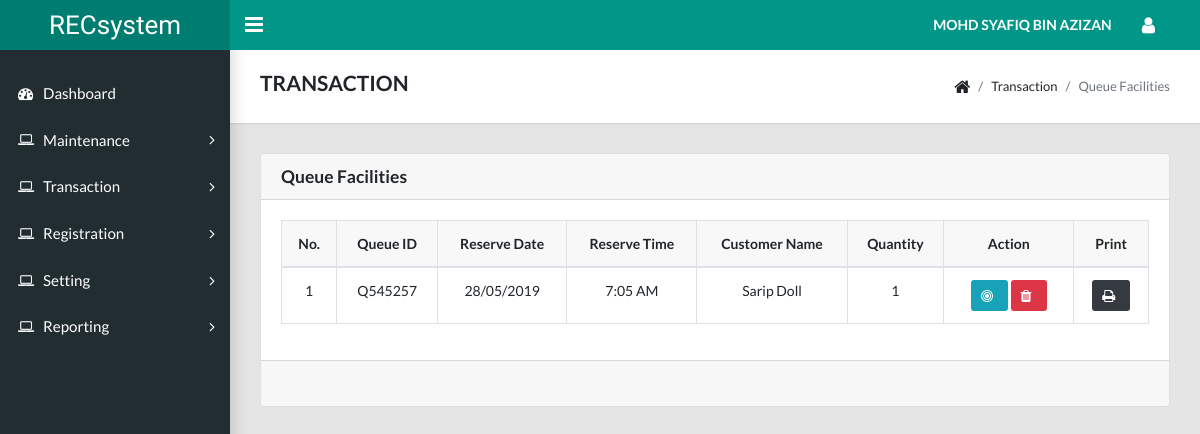
/manager/transaction_panel_queue_list.php (signed in), run on the app's committed database.
### tables this page shows
CREATE TABLE `user_manager` (
  `manager_id` int(11) NOT NULL,
  `manager_full` varchar(255) NOT NULL,
  `manager_email` varchar(255) NOT NULL,
  `manager_password` varchar(255) NOT NULL,
  `manager_phone` varchar(255) NOT NULL,
  `manager_address` varchar(255) DEFAULT NULL
);

CREATE TABLE `used_start` (
  `start_id` int(11) NOT NULL,
  `start_random` varchar(255) NOT NULL,
  `start_date` datetime NOT NULL,
  `cust_id` int(11) NOT NULL
);

CREATE TABLE `user_customer` (
  `cust_id` int(11) NOT NULL,
  `cust_ic` varchar(255) NOT NULL,
  `cust_name` varchar(255) NOT NULL,
  `cust_email` varchar(255) NOT NULL,
  `cust_password` varchar(255) NOT NULL,
  `cust_contact` varchar(255) NOT NULL,
  `cust_gender` varchar(11) DEFAULT NULL,
  `cust_age` int(11) DEFAULT NULL,
  `cust_address` varchar(255) DEFAULT NULL,
  `cust_register` datetime NOT NULL,
  `staff_id` int(11) DEFAULT NULL
);

### manager/transaction_panel_queue_list.php (the view, shortened to what this page needs)
<?php include "header.php"; ?>
<?php include "navbar.php"; ?>
<?php include "sidebar.php"; ?>
<?php include "dbconnection.php"; ?>
<body class="app sidebar-mini rtl">
  <main class="app-content">
    <div class="app-title">
      <div>
        <h4>TRANSACTION</h4><small><span id="date_time"></span></small>
      </div>
      <ul class="app-breadcrumb breadcrumb side">
        <li class="breadcrumb-item"><i class="fa fa-home fa-lg"></i></li>
        <li class="breadcrumb-item">Transaction</li>
        <li class="breadcrumb-item active">Queue Facilities</li>
      </ul>
    </div>
    <div class="row">
      <div class="col-md-12">
        <div class="bs-component">
          <div class="card">
            <h5 class="card-header">Queue Facilities</h5>
            <div class="card-body">
              <table class="table table-hover table-bordered" id="data-table">
                <thead bgcolor=#f8f8f8>
                  <tr align="center">
                    <th>No.</th>
                    <th>Queue ID</th>
                    <th>Reserve Date</th>
                    <th>Reserve Time</th>
                    <th>Customer Name</th>
                    <th>Quantity</th>
                    <th width="15%">Action</th>
                    <th>Print</th>
                  </tr>
                </thead>
                <tbody>
                  <?php
                  $list_status = 0;
                  $u=0;
                  $stmt = $conn->prepare("SELECT DISTINCT start.start_id as start_id, start.start_random as start_random, start.start_date as start_date, customer.cust_name as cust_name, COUNT(list.list_id) AS a
                  FROM `used_list` AS list
                  JOIN `used_start` AS start ON list.start_id=start.start_id
                  JOIN `user_customer` AS customer ON start.cust_id=customer.cust_id
                  AND list.list_status=? GROUP BY list.start_id ORDER BY start.start_id DESC");
                  $stmt->bind_param("s", $list_status);
                  $stmt->execute();
                  $result = $stmt->get_result();
                  while($row = $result->fetch_assoc())
                  {
                    $start_id = $row['start_id'];
                    $start_random = $row['start_random'];
                    $cust_name = $row['cust_name'];
                    $start_date = date_format(date_create($row['start_date']), 'd/m/Y');
                    $start_time = date_format(date_create($row['start_date']), 'g:i A');
                    $a = $row['a'];
                    $u++;
                    ?>
                    <tr align="center">
                      <td><?php echo $u; ?></td>
                      <td><?php echo $start_random; ?></td>
                      <td><?php echo $start_date; ?></td>
                      <td><?php echo $start_time; ?></td>
                      <td><?php echo $cust_name; ?></td>
                      <td><?php echo $a; ?></td>
                      <td>
                        <a href="#view<?php echo $start_id; ?>" data-toggle="modal" class="btn btn-info btn-sm"><i class='fa fa-bullseye'></i></a>
                        <a href="transaction_panel_queue_cancel.php?start_id=<?php echo $start_id; ?>" onclick="return confirm('Are you sure?');"><button type="submit" class="btn btn-danger btn-sm"><i class="fa fa-trash"></i></button></a>
                      </td>
                      <td align="center">
                        <form action="transaction_panel_queue_print.php" method="post" enctype="multipart/form-data" target="print_popup"  onsubmit="window.open('about:blank','print_popup','width=800,height=500');">
                          <button type="submit" name="submit" class="btn btn-dark btn-sm"><i class="fa fa-print"></i></button>
                        </form>
                      </td>
                    </tr>
                  <?php } ?>
                </tbody>
              </table>
            </div>
            <div class="card-footer">
            </div>
        </div>
      </div>
    </div>
  </div>
</main>
</body>
</html>

### manager/identification.php
<?php
function manager(){
include "dbconnection.php";
  	$id = $_SESSION['manager_id'];
    $stmt = $conn->prepare("SELECT * FROM `user_manager` WHERE manager_id=?");
    $stmt->bind_param("s", $id);
    $stmt->execute();
    $result = $stmt->get_result();
    $row = $result->fetch_assoc();
      $manager_full = $row ['manager_full'];
      echo strtoupper($manager_full);
}
 ?>

### data on the page
user_manager: manager_full "MOHD SYAFIQ BIN AZIZAN"
used_start: start_random "Q545257", start_date "28/05/2019", start_date "7:05 AM", cust.cust_name "Sarip Doll", a "1"
